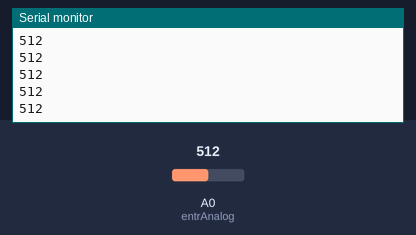
Bench run of a sketch on a simulated Arduino Uno, built with avr-gcc and run on an emulated ATmega328P. Parts: the last lines printed to the serial monitor. The inputs (shaded band) are chosen by the test bench; at power-on: A0 (entrAnalog) = 512.

Above: at 1.2 s.
1.3 s: A0 (entrAnalog) set to 716
At 1.8 s:
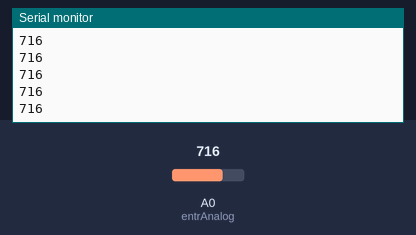
2.8 s: A0 (entrAnalog) set to 900
At 3.8 s:
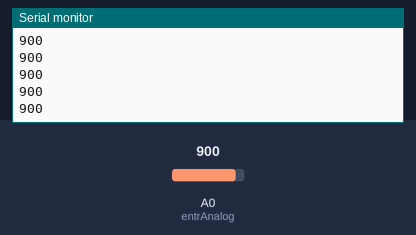
Timing chart, 0 to 5.8 s (numbered marks = the images above; inputs shaded):
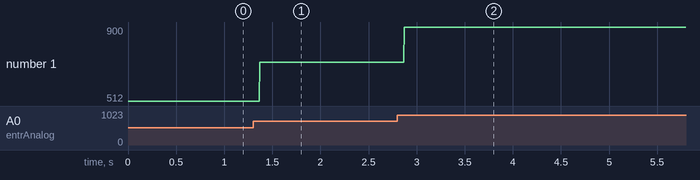

Measured:
- after the input at 1.3 s, the serial monitor: prints a new line after 0.07 s (image 1)
- after the input at 2.8 s, the serial monitor: prints a new line after 0.07 s (image 2)
- plotted number 1: 512 → 716 after the input at 1.3 s, 716 → 900 after the input at 2.8 s

The sketch:

morse.ino
```cpp
const int entrAnalog = A0;
//const int saidaLazer = 10;
//const int  botaoEntrada = 11;
const int saidaBuzzer = 9;


int leitura = 0;

void setup() {
  Serial.begin(9600);
  //pinMode(saidaLazer,OUTPUT);
  pinMode(entrAnalog,INPUT);
  //pinMode(botaoEntrada, INPUT_PULLUP);
}

void loop() {
  // if(digitalRead(botaoEntrada) == LOW){
  //     digitalWrite(saidaLazer,HIGH);
  //     tone(saidaBuzzer,800,10);
  //     Serial.println(leitura);

  // }else{
  //   digitalWrite(saidaLazer,LOW);
  // }
  leitura = analogRead(entrAnalog);
  Serial.println(leitura);
}
```
